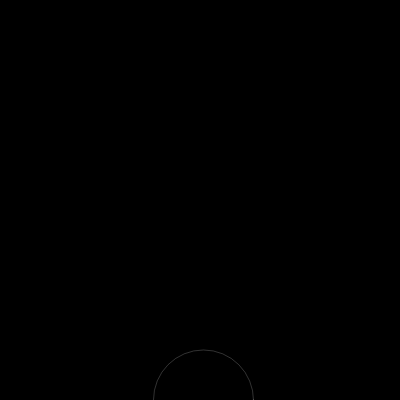
Frame 1 (no input)
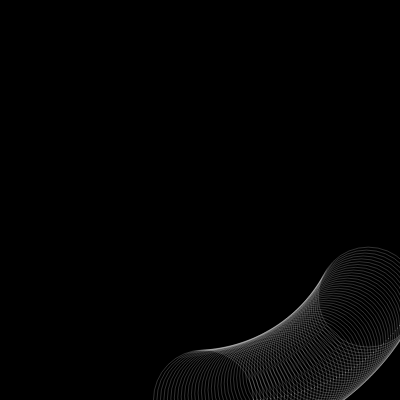
Frame 60 (no input)
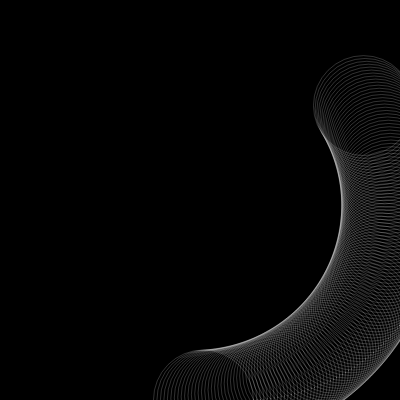
Frame 120 (the mouse pressed at the canvas centre since frame 60)

The p5.js sketch that drew these frames (run headless with seeded random() and noise() and a simulated clock; from frame 60 on, the mouse is pressed at the canvas centre):

// p5.js sketch
// ── sketch.js
var px, py;
var w_div, h_div;
var rx, ry;

function setup() {
  
    createCanvas(400, 400);
    angleMode(DEGREES);
    background(0);


    // 아래 변수의 값을 변경해 가며 이미지의 변화를 살펴보세요.

    // 원이 그려지는 기준점을 정합니다.
    px = width/2;
    py = height/2;

    // sin(), cos()에 곱해지는 수인 width, height를 나누는 수 입니다. 클수록 sin(), cos()에 곱해지는 수는 작아지겠죠?
    w_div = 2;
    h_div = 2;

    // 그려지는 원의 가로, 세로 사이즈
    rx = 100;
    ry = 100;

}


function draw() {
    

    // 외곽선을 그리지 않는다
    // noStroke();

    // 색을 채우지 않는다.
    noFill();
    stroke(255, 50); // 흰색, 투명도는 50/255

    var degree = frameCount; // 지금까지 실행된 frame의 수를 돌려 줍니다. 따라서 점점 증가하는 수가 됩니다.
    // console.log(frameCount);

    // sin(), cos() 은 -1 ~ 1 사이의 값으로 변하기 때문에 그대로 사용하는 경우보다 얼마의 범위로 변할 것인가를 곱해서 사용하는 경우가 많습니다. 
    ellipse(px + (width / w_div) * sin(degree), py + (height / h_div) * cos(degree), rx, ry);

    w_div += 0.001;
    h_div += 0.001;
    
    
}
